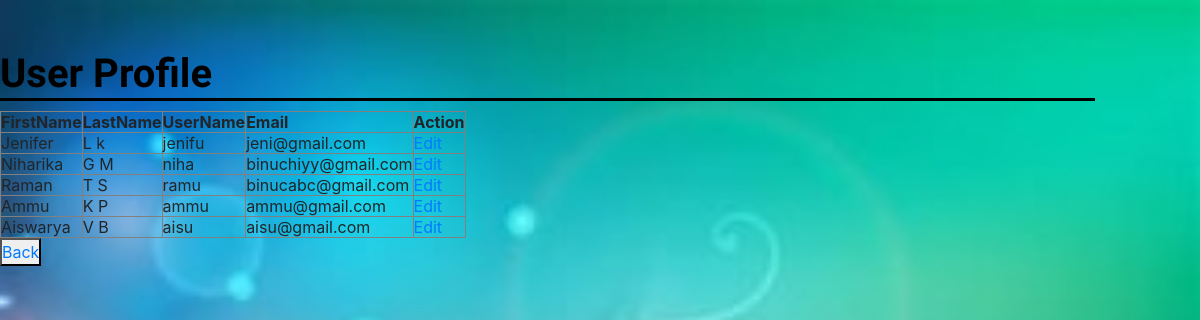
The page /user_profile on the database its author committed.
### Movieapp/models.py (models this page shows, shortened)
class User_registration(models.Model):
    firstname = models.CharField(max_length=240, null=True)
    lastname = models.CharField(max_length=240, null=True)
    username = models.CharField(max_length=240, null=True,unique=True)
    email = models.EmailField(max_length=240, null=True,unique=True)
    password = models.CharField(max_length=240, null=True,unique=True)

### Movieapp/views.py (the view)
# urls.py: path('user_profile',views.user_profile,name='user_profile'),
def user_profile(request):
    user=User_registration.objects.all()
    return render(request,'user_profile.html',{'user':user})

### Movieapp/context_processors.py (called while the page is built)
def menu_links(request):
    links=Add_movies.objects.all()
    return dict(links=links)

### templates/user_profile.html (shortened to what this page needs)
{% load static %}
<html lang="en">
    <head>
              <link href="{% static 'style.css' %}" rel="stylesheet">
              <link rel="stylesheet" href="{% static 'https://maxcdn.bootstrapcdn.com/bootstrap/4.5.2/css/bootstrap.min.css' %}">
    </head>
    <body>
    <h1>User Profile</h1>
    <table border="1" width="100" height="100">
        <tr>
            <th>FirstName</th>
            <th>LastName</th>
            <th>UserName</th>
            <th>Email</th>
            <th>Action</th>
        </tr>
        {% for i in user %}
        <tr>
            <td>{{i.firstname}}</td>
            <td>{{i.lastname}}</td>
            <td>{{i.username}}</td>
            <td>{{i.email}}</td>
            <td><a href="edit/{{i.id}}">Edit</a></td>
        </tr>
        {% endfor %}
    </table>
    <button><a href="back">Back</a></button>
    </body>
</html>

### static/css/style.css (style rules this page uses)
html, body { height: 100%; font-family: "Muli", sans-serif; -webkit-font-smoothing: antialiased; font-smooth: antialiased; }
h1, h2, h3, h4, h5, h6 { margin: 0; color: #111111; font-weight: 400; font-family: "Oswald", sans-serif; }
h1 { font-size: 70px; }

### templates/user_profile.html (style rules this page uses)
* { margin: 0px; padding: 0px; }
body { background-image: url(/static/images/movies.jpg); background-size: cover; }
h1 { border-bottom: 3px solid black; margin-bottom: 10px; color: black; font-weight: bold; background: none; margin-right: 105px; margin-top: 50px; font-family: "Baloo Bhai 2", cursive; }

### rows shown on the page
User_registration: firstname "Jenifer", lastname "L k", username "jenifu", email "jeni@gmail.com"
User_registration: firstname "Niharika", lastname "G M", username "niha", email "binuchiyy@gmail.com"
User_registration: firstname "Raman", lastname "T S", username "ramu", email "binucabc@gmail.com"
User_registration: firstname "Ammu", lastname "K P", username "ammu", email "ammu@gmail.com"
User_registration: firstname "Aiswarya", lastname "V B", username "aisu", email "aisu@gmail.com"
